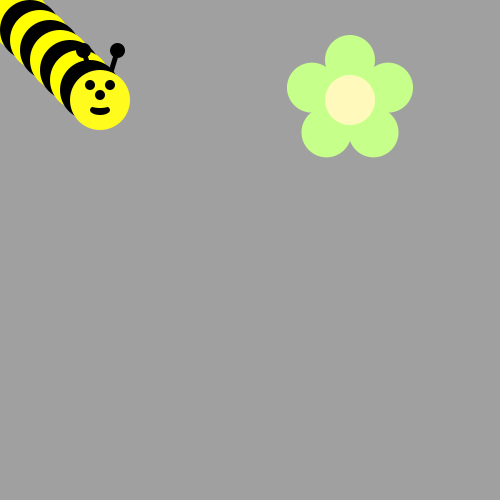
Frame 1 (no input)
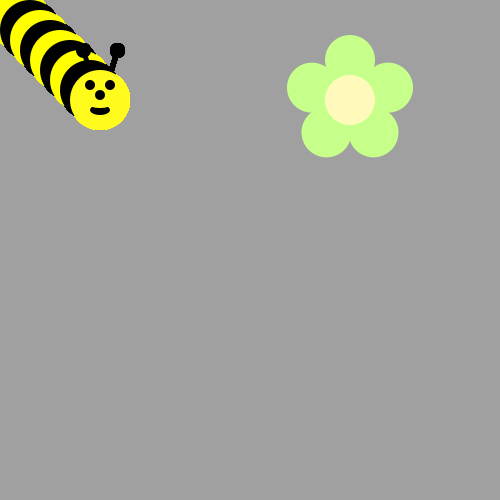
Frame 60 (the mouse pressed at the canvas centre just before this capture)
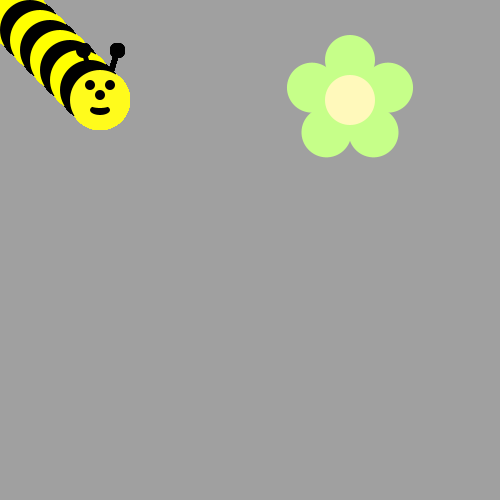
Frame 120 (the mouse held since frame 60 and released just before this capture)

The Processing sketch that drew these frames (run headless with seeded random() and noise(); from frame 60 on, the mouse is pressed at the canvas centre):

// Processing sketch: sketch_160506a
// ── sketch_160506a.pde
//EVERYONE HATES YOU PROCESSING!
void draw(){
  int bumblebeeslitheriox = 0;
  int bumblebeeslitherioy = 0;
   for(int i = 0; i < 5; i++){
     fill(255, 255, 0);
     ellipse(bumblebeeslitheriox, bumblebeeslitherioy, 60, 60);
     bumblebeeslitheriox+= 10;
     bumblebeeslitherioy+= 10;
     fill(0, 0, 0);
     ellipse(bumblebeeslitheriox, bumblebeeslitherioy, 60, 60);
     bumblebeeslitheriox+= 10;
     bumblebeeslitherioy+= 10;
  }
  drawBeeFace(100,100);
}
void drawFlower(int x, int y) {
  noStroke();
  translate(x, y);
  // draw 5 petals, rotating after each one
  fill(#c6ff89); // green
  for (int i = 0; i < 5; i++) {
    ellipse(0, -40, 50, 50);
    rotate(radians(72));
  }
  fill(#fff9bb); // light yellow
  ellipse(0, 0, 50, 50);
}

void drawBeeFace(int BeeFaceX, int BeeFaceY) {
  noStroke();
  fill(0, 0, 0);
  stroke(1);
  strokeWeight(5);
  line(BeeFaceX-10, BeeFaceY-27, BeeFaceX-17, BeeFaceY-50);
  line(BeeFaceX+10, BeeFaceY-27, BeeFaceX+17, BeeFaceY-50);
  ellipse(BeeFaceX-17, BeeFaceY-50, 10, 10);
  ellipse(BeeFaceX+17, BeeFaceY-50, 10, 10);
  noStroke();
  fill(255, 251, 28);
  ellipse(BeeFaceX, BeeFaceY, 60, 60); // face
  fill(255, 237, 209);
  fill(0, 0, 0);
  ellipse(BeeFaceX-10, BeeFaceY-15, 10, 10); // eyes
  ellipse(BeeFaceX+10, BeeFaceY-15, 10, 10);
  ellipse(BeeFaceX, BeeFaceY-5, 10, 10); // nose
  ellipse(BeeFaceX, BeeFaceY+10, 20, 10);// mouth
  fill(255, 251, 28);
  ellipse(BeeFaceX, BeeFaceY+5, 20, 6);
}
void setup() {  
  background(160, 160, 160); 

  ellipseMode(CENTER);
  size(500, 500);
  drawFlower(350, 100);
}
